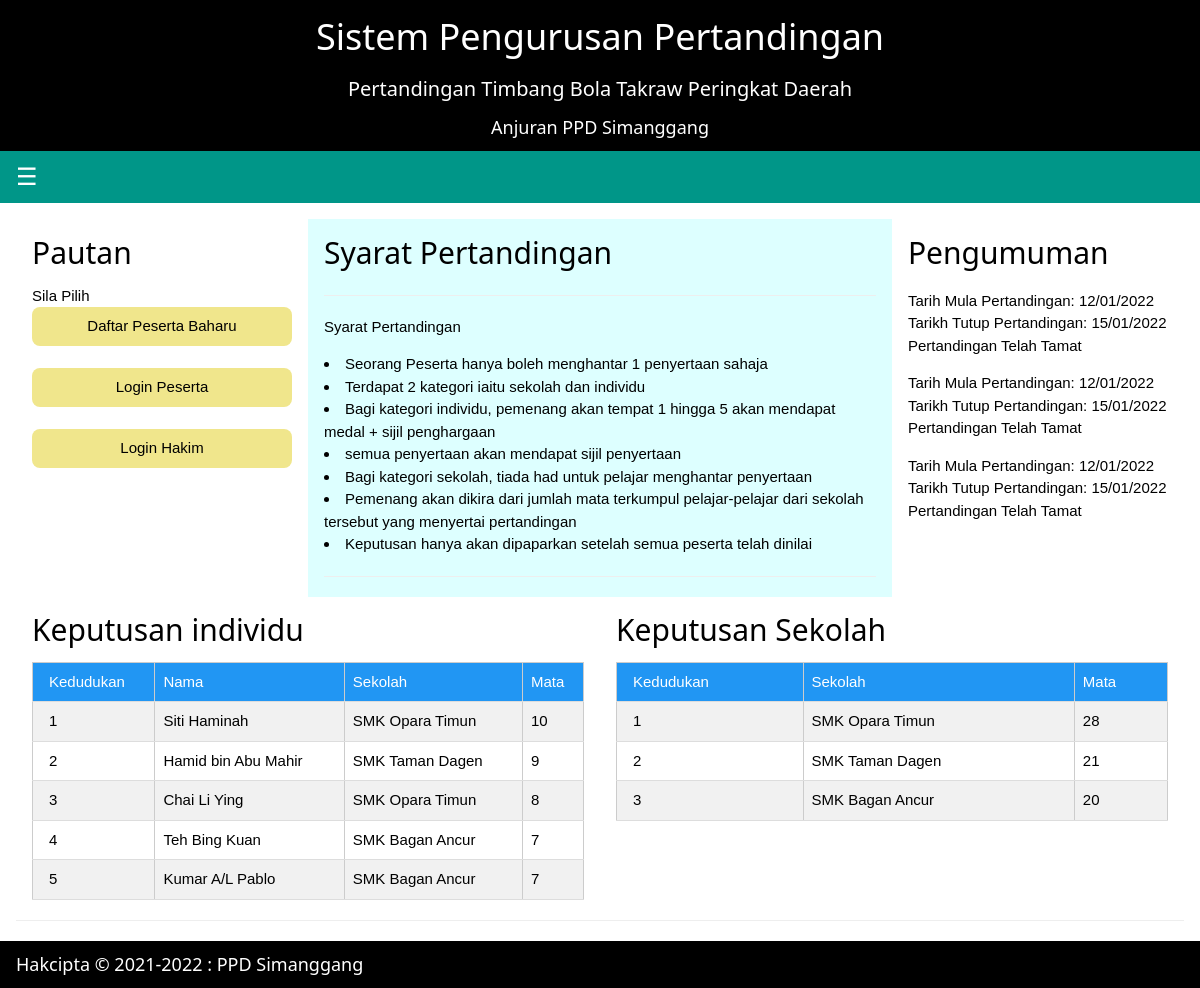
The page / on the database its author committed.
### tables this page shows
CREATE TABLE `peserta` (
  `nama_peserta` varchar(60) DEFAULT NULL,
  `nokp_peserta` varchar(12) NOT NULL,
  `katalaluan_peserta` varchar(13) DEFAULT NULL,
  `kod_sekolah` varchar(7) DEFAULT NULL,
  `nokp_hakim` varchar(12) DEFAULT NULL,
  `mata` int(3) DEFAULT NULL
);

CREATE TABLE `sekolah` (
  `kod_sekolah` varchar(7) NOT NULL,
  `nama_sekolah` varchar(60) DEFAULT NULL
);

### fungsi.php (the view, shortened to what this page needs)
<?PHP
function semak()
{
    include('connection.php');
    $arahan = "Select* from peserta where mata is null";
    $laksana = mysqli_query($condb, $arahan);
    $bil_tidak_nilai = mysqli_num_rows($laksana);
    if ($bil_tidak_nilai > 0) {
        $umum = "Penilaian peserta belum selesai.<br>
        Keputusan Rasmi Tidak Dikeluarkan lagi";
    } else {
        $umum = "Semua peserta telah dinilai.";
    }
    return $umum;
}
function keputusan_individu()
{
    include('connection.php');
    echo " <table class='w3-table-all' width='100%' border='1'>
            <tr class='w3-blue'>
                <td>Kedudukan</td>
                <td>Nama</td>
                <td>Sekolah</td>
                <td>Mata</td>
            </tr> ";
    $arahan_papar = "SELECT* FROM peserta
LEFT JOIN sekolah
ON peserta.kod_sekolah = sekolah.kod_sekolah
LEFT JOIN hakim
ON peserta.nokp_hakim = hakim.nokp_hakim
order by peserta.mata DESC limit 5 ";
    $laksana = mysqli_query($condb, $arahan_papar);
    $bil = 0;
    while ($m = mysqli_fetch_array($laksana)) {
        echo "<tr>
    <td>" . ++$bil . "</td>
    <td>" . $m['nama_peserta'] . "</td>
    <td>" . $m['nama_sekolah'] . "</td>
    <td>" . $m['mata'] . "</td>
    </tr>";
    }
    echo "</table>";
}
function keputusan_sekolah()
{
    include('connection.php');
    echo "
    <table class='w3-table-all' width='100%' border='1'>
        <tr class='w3-blue'>
            <td>Kedudukan</td>
            <td>Sekolah</td>
            <td>Mata</td>
        </tr> ";
    $arahan_papar = "SELECT sekolah.nama_sekolah, SUM(peserta.mata) AS jumlah
    FROM peserta
    JOIN sekolah
    ON peserta.kod_sekolah = sekolah.kod_sekolah
    GROUP BY peserta.kod_sekolah
    order by jumlah DESC ";
    $laksana = mysqli_query($condb, $arahan_papar);
    $bil = 0;
    while ($m = mysqli_fetch_array($laksana)) {
        echo "<tr>
                <td>" . ++$bil . "</td>
                <td>" . $m['nama_sekolah'] . "</td>
                <td>" . $m['jumlah'] . "</td>
            </tr>";
    }
    echo " </table>";
}

### header.php (shortened to what this page needs)
<!DOCTYPE html>
<html>
<link rel="stylesheet" href="w3.css">
<link rel="stylesheet" href="indexcss.css">
<body>
    <div class="w3-container w3-black w3-center">
        <h1>Sistem Pengurusan Pertandingan</h1>
        <h4>Pertandingan Timbang Bola Takraw Peringkat Daerah</h4>
        <h5>Anjuran PPD Simanggang</h5>
    </div>
<div id="main">
<div class="w3-teal hide2">
  <button id="openNav" class="w3-button w3-teal w3-xlarge" onclick="w3_open()">&#9776;</button>
</div>
<div class="w3-container">

### index.php (shortened to what this page needs)
<?php
include('header.php');
include('fungsi.php');
?>
<div class="w3-row w3-margin-top">
    <div class="w3-quarter w3-container">
        <h2>Pautan</h2>
        Sila Pilih <br>
        <a class="w3-btn w3-round-large w3-block w3-khaki" href='peserta-signup-borang.php'>Daftar Peserta Baharu</a> <br>
        <a class="w3-btn w3-round-large w3-block w3-khaki" href='peserta-login-borang.php'>Login Peserta</a> <br>
        <a class="w3-btn w3-round-large w3-block w3-khaki" href='hakim-login-borang.php'>Login Hakim</a> <br>
    </div>
    <div class="w3-half w3-container w3-pale-blue">
        <h2>Syarat Pertandingan</h2>
        <hr>
        <p>Syarat Pertandingan</p>
        <li>Seorang Peserta hanya boleh menghantar 1 penyertaan sahaja</li>
        <li>Terdapat 2 kategori iaitu sekolah dan individu</li>
        <li>Bagi kategori individu, pemenang akan tempat 1 hingga 5 akan mendapat medal + sijil penghargaan</li>
        <li>semua penyertaan akan mendapat sijil penyertaan</li>
        <li>Bagi kategori sekolah, tiada had untuk pelajar menghantar penyertaan</li>
        <li>Pemenang akan dikira dari jumlah mata terkumpul pelajar-pelajar dari sekolah tersebut yang menyertai pertandingan</li>
        <li>Keputusan hanya akan dipaparkan setelah semua peserta telah dinilai</li>
        <hr>
    </div>
    <div class="w3-quarter w3-container">
        <h2>Pengumuman</h2>
        <?PHP include('marquee.php'); ?>
    </div>
</div>
<div class="w3-row">
    <div class="w3-half w3-container ">
        <h2>Keputusan individu</h2>
        <?PHP
        $k = semak();
        if ($k == "Semua peserta telah dinilai.") {
            keputusan_individu();
        } else {
            echo "<br>Proses Penilaian masih dibuat";
        }
        ?>
    </div>
    <div class="w3-half w3-container">
        <h2>Keputusan Sekolah</h2>
        <?PHP
        $k = semak();
        if ($k == "Semua peserta telah dinilai.") {
            keputusan_sekolah();
        } else {
            echo "<br>Proses Penilaian masih dibuat";
        }
        ?>
    </div>
</div>
<hr>
<?php include('footer.php'); ?>

### marquee.php
<marquee direction="up">
<p>
    Tarih Mula Pertandingan: 12/01/2022<br>
    Tarikh Tutup Pertandingan: 15/01/2022<br>
    Pertandingan Telah Tamat<br>
</p>
<p>
    Tarih Mula Pertandingan: 12/01/2022<br>
    Tarikh Tutup Pertandingan: 15/01/2022<br>
    Pertandingan Telah Tamat<br>
</p>
<p>
    Tarih Mula Pertandingan: 12/01/2022<br>
    Tarikh Tutup Pertandingan: 15/01/2022<br>
    Pertandingan Telah Tamat<br>
</p>
</marquee>

### footer.php (shortened to what this page needs)
</div>
<div class="w3-container w3-black">
    <h5>Hakcipta &copy 2021-2022 : PPD Simanggang</h5>
</div>
</body>
</html>

### w3.css (style rules this page uses)
html { box-sizing:border-box }
*,*:before,*:after { box-sizing:inherit }
html { -ms-text-size-adjust:100%;-webkit-text-size-adjust:100% }
body { margin:0 }
a { background-color:transparent }
hr { box-sizing:content-box;height:0;overflow:visible }
button,input,select,textarea,optgroup { font:inherit;margin:0 }
button,input { overflow:visible }
button,select { text-transform:none }
button,[type=button],[type=reset],[type=submit] { -webkit-appearance:button }
html,body { font-family:Verdana,sans-serif;font-size:15px;line-height:1.5 }
html { overflow-x:hidden }
h1 { font-size:36px }
h2 { font-size:30px }
h4 { font-size:20px }
h5 { font-size:18px }
h1,h2,h3,h4,h5,h6 { font-family:"Segoe UI",Arial,sans-serif;font-weight:400;margin:10px 0 }
hr { border:0;border-top:1px solid #eee;margin:20px 0 }
a { color:inherit }
.w3-table,.w3-table-all { border-collapse:collapse;border-spacing:0;width:100%;display:table }
.w3-table-all { border:1px solid #ccc }
.w3-bordered tr,.w3-table-all tr { border-bottom:1px solid #ddd }
.w3-table-all tr:nth-child(odd) { background-color:#fff }
.w3-table-all tr:nth-child(even) { background-color:#f1f1f1 }
.w3-table td,.w3-table th,.w3-table-all td,.w3-table-all th { padding:8px 8px;display:table-cell;text-align:left;vertical-align:top }
.w3-table th:first-child,.w3-table td:first-child,.w3-table-all th:first-child,.w3-table-all td:first-child { padding-left:16px }
.w3-btn,.w3-button { border:none;display:inline-block;padding:8px 16px;vertical-align:middle;overflow:hidden;text-decoration:none;color:inherit;background-color:inherit;text-align:center;cursor:pointer;white-space:nowrap }
.w3-btn,.w3-button { -webkit-touch-callout:none;-webkit-user-select:none;-khtml-user-select:none;-moz-user-select:none;-ms-user-select:none;user-select:none }
.w3-main,#main { transition:margin-left .4s }
.w3-block { display:block;width:100% }
.w3-container:after,.w3-container:before,.w3-panel:after,.w3-panel:before,.w3-row:after,.w3-row:before,.w3-row-padding:after,.w3-row-padding:before, .w3-cell-row:before,.w3-cell-row:after,.w3-clear:after,.w3-clear:before,.w3-bar:before,.w3-bar:after { content:"";display:table;clear:both }
.w3-col,.w3-half,.w3-third,.w3-twothird,.w3-threequarter,.w3-quarter { float:left;width:100% }
@media (min-width:601px) { .w3-col.m3,.w3-quarter { width:24.99999% } }
@media (min-width:601px) { .w3-col.m6,.w3-half { width:49.99999% } }
.w3-round-large { border-radius:8px }
.w3-container,.w3-panel { padding:0.01em 16px }
.w3-xlarge { font-size:24px!important }
.w3-center { text-align:center!important }
.w3-margin-top { margin-top:16px!important }
.w3-blue,.w3-hover-blue:hover { color:#fff!important;background-color:#2196F3!important }
.w3-khaki,.w3-hover-khaki:hover { color:#000!important;background-color:#f0e68c!important }
.w3-teal,.w3-hover-teal:hover { color:#fff!important;background-color:#009688!important }
.w3-black,.w3-hover-black:hover { color:#fff!important;background-color:#000!important }
.w3-pale-blue,.w3-hover-pale-blue:hover { color:#000!important;background-color:#ddffff!important }

### indexcss.css (style rules this page uses)
body { margin:0; padding:0; background-image:url(image/takraw2.jpg); background-size:cover; background-attachment: fixed; }

### rows shown on the page
peserta: nama_peserta "Siti Haminah", kod_sekolah.nama_sekolah "SMK Opara Timun", mata "10"
peserta: nama_peserta "Hamid bin Abu Mahir", kod_sekolah.nama_sekolah "SMK Taman Dagen", mata "9"
peserta: nama_peserta "Chai Li Ying", kod_sekolah.nama_sekolah "SMK Opara Timun", mata "8"
peserta: nama_peserta "Teh Bing Kuan", kod_sekolah.nama_sekolah "SMK Bagan Ancur", mata "7"
peserta: nama_peserta "Kumar A/L Pablo", kod_sekolah.nama_sekolah "SMK Bagan Ancur", mata "7"

### other values the page prints
$m['nama_sekolah'] "SMK Opara Timun"
$m['jumlah'] "28"
$m['nama_sekolah'] "SMK Taman Dagen"
$m['jumlah'] "21"
$m['nama_sekolah'] "SMK Bagan Ancur"
$m['jumlah'] "20"
